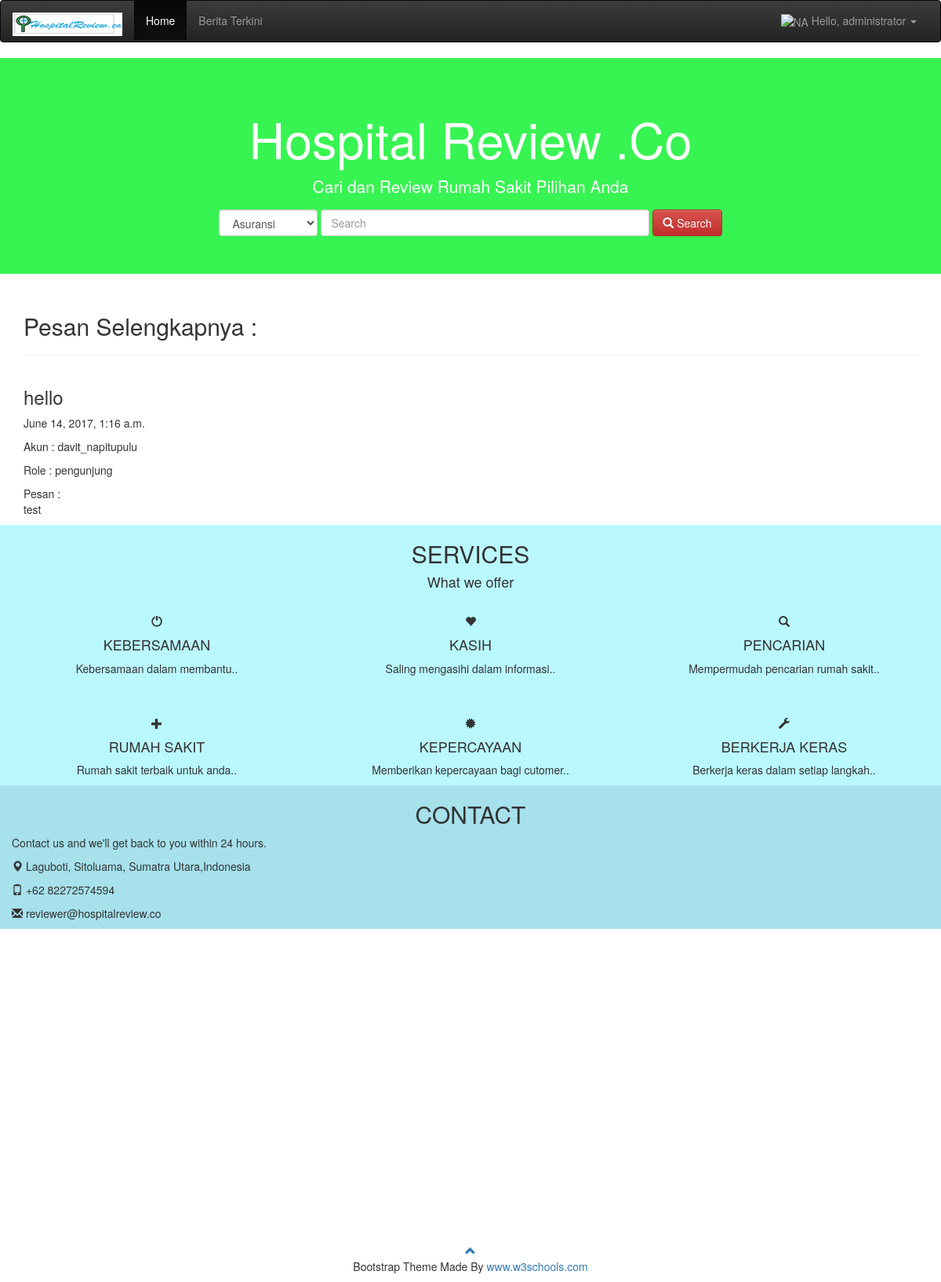
The page /home/pesan/detail/1/ (signed in) on the database its author committed.
### utama/models.py (models this page shows, shortened)
class Pesan(models.Model):
    akun = models.ForeignKey(Akun, related_name='pesans')
    judul = models.CharField(max_length=200)
    isi = models.TextField()
    waktu = models.DateTimeField(auto_now_add=True)
    class Meta:
        ordering = ('-waktu',)

class Akun (models.Model):
    STATUS_CHOICES = (
        ('pengunjung', 'Pengunjung'),
        ('rumah_sakit','Rumah Sakit'),
        ('asuransi', 'Asuransi'),
        ('administrator', 'Administrator')
    )
    user = models.OneToOneField(User)
    role = models.CharField(max_length=100, choices=STATUS_CHOICES)
    waktu_registrasi = models.DateTimeField(auto_now_add=True)

### utama/views.py (the view)
# urls.py: url(r'^pesan/detail/(?P<pk>\d+)/$',views.PesanDetailView.as_view(), name='pesan_detail'),
class PesanDetailView(DetailView):
    model = Pesan
    template_name = 'pesan/pesan_detail.html'
    context_object_name = 'pesan_detail'

### utama/templates/pesan/pesan_detail.html
{% extends 'base.html' %}
{% block body_block %}
    <div class="container">
    <h2>Pesan Selengkapnya : </h2>
    <hr/>
    <div class="row">
        <div class="col-sm-8">
            <h3>{{ pesan_detail.judul }}</h3>
            <p>{{ pesan_detail.waktu }}<p>
            <p>Akun : {{ pesan_detail.akun.user.username }}</p>
            <p>Role : {{ pesan_detail.akun.role }}</p>
            <p>Pesan : <br/>
                {{ pesan_detail.isi }}</p>
        </div>
    </div>
    </div>
{% endblock %}

### rows shown on the page
Pesan: judul "hello", waktu "June 14, 2017, 1:16 a.m.", akun.user.username "davit_napitupulu", akun.role "pengunjung", isi "test"

### other values the page prints
{{ request.session.username }} "administrator"
